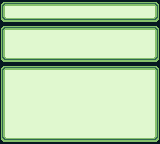

Rendered tile map (Tiled .tmx) drawn with the repository's tilesets; below, a short description and the full map source, tile grids included:
An orthogonal 20x18 tile map with 8x8 px tiles, 1 tile layer (Tile Layer 1).

<map version="1.10" tiledversion="1.11.0" orientation="orthogonal" renderorder="right-down" width="20" height="18" tilewidth="8" tileheight="8" infinite="0" nextlayerid="4" nextobjectid="3">
 <tileset firstgid="1" source="frame.tsx" />
 <layer id="1" name="Tile Layer 1" width="20" height="18">
  <data encoding="csv">
1,2,2,2,2,2,2,2,2,2,2,2,2,2,2,2,2,2,2,3,
4,5,5,5,5,5,5,5,5,5,5,5,5,5,5,5,5,5,5,6,
7,8,8,8,8,8,8,8,8,8,8,8,8,8,8,8,8,8,8,9,
1,2,2,2,2,2,2,2,2,2,2,2,2,2,2,2,2,2,2,3,
4,5,5,5,5,5,5,5,5,5,5,5,5,5,5,5,5,5,5,6,
4,5,5,5,5,5,5,5,5,5,5,5,5,5,5,5,5,5,5,6,
4,5,5,5,5,5,5,5,5,5,5,5,5,5,5,5,5,5,5,6,
7,8,8,8,8,8,8,8,8,8,8,8,8,8,8,8,8,8,8,9,
1,2,2,2,2,2,2,2,2,2,2,2,2,2,2,2,2,2,2,3,
4,5,5,5,5,5,5,5,5,5,5,5,5,5,5,5,5,5,5,6,
4,5,5,5,5,5,5,5,5,5,5,5,5,5,5,5,5,5,5,6,
4,5,5,5,5,5,5,5,5,5,5,5,5,5,5,5,5,5,5,6,
4,5,5,5,5,5,5,5,5,5,5,5,5,5,5,5,5,5,5,6,
4,5,5,5,5,5,5,5,5,5,5,5,5,5,5,5,5,5,5,6,
4,5,5,5,5,5,5,5,5,5,5,5,5,5,5,5,5,5,5,6,
4,5,5,5,5,5,5,5,5,5,5,5,5,5,5,5,5,5,5,6,
4,5,5,5,5,5,5,5,5,5,5,5,5,5,5,5,5,5,5,6,
7,8,8,8,8,8,8,8,8,8,8,8,8,8,8,8,8,8,8,9
</data>
 </layer>
</map>